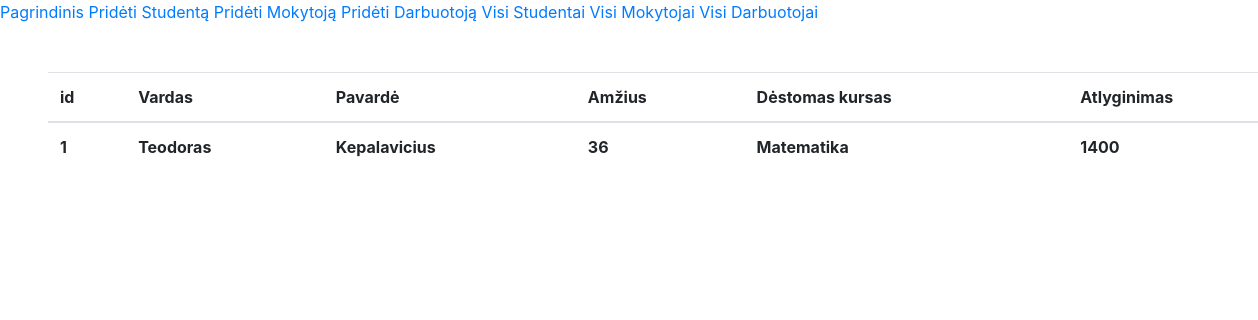
/?page=visiMokytojai, run on the app's committed database.
### tables this page shows
CREATE TABLE `mokytojai` (
  `id` int(11) NOT NULL,
  `vardas` varchar(255) NOT NULL,
  `pavarde` varchar(255) NOT NULL,
  `amzius` int(11) NOT NULL,
  `destomasKursas` varchar(255) NOT NULL,
  `atlyginimas` int(11) NOT NULL
);

### index.php (called while the page is built, shortened)
<?php
require_once "pages/index-view.php";

### class/Db.php (called while the page is built, shortened)
<?php
class DuomenuBaze
{
    function __construct($pdo)
    {
        $this->pdo = $pdo;
    }
    function gautiVisusMokytojus()
    {
        $query = $this->pdo->prepare ('SELECT * FROM mokytojai');
        $query->execute();
        return $query->fetchALL();
    }
}

### pages/visi-mokytojai-page.php (the view)
<?php
require_once "class/Db.php";
require_once "config/config.php";
$db = new DuomenuBaze($pdo);
$eilutes = $db->gautiVisusMokytojus();
?>
<table class="table m-5">
    <thead>
    <tr>
        <th scope="col">id</th>
        <th scope="col">Vardas</th>
        <th scope="col">Pavardė</th>
        <th scope="col">Amžius</th>
        <th scope="col">Dėstomas kursas</th>
        <th scope="col">Atlyginimas</th>
    </tr>
    </thead>
    <tbody>
    <?php foreach ($eilutes as $mokytojas):?>
        <tr>
            <th scope="col"><?=$mokytojas['id']?></th>
            <th scope="col"><?=$mokytojas['vardas']?></th>
            <th scope="col"><?=$mokytojas['pavarde']?></th>
            <th scope="col"><?=$mokytojas['amzius']?></th>
            <th scope="col"><?=$mokytojas['destomasKursas']?></th>
            <th scope="col"><?=$mokytojas['atlyginimas']?></th>
        </tr>
    <?php endforeach; ?>
    </tbody>
</table>

### data on the page
mokytojai: id "1", vardas "Teodoras", pavarde "Kepalavicius", amzius "36", destomasKursas "Matematika", atlyginimas "1400"

### other printed values
$title "Pagrindinis"
$title "Pridėti Studentą"
$title "Pridėti Mokytoją"
$title "Pridėti Darbuotoją"
$title "Visi Studentai"
$title "Visi Mokytojai"
$title "Visi Darbuotojai"
